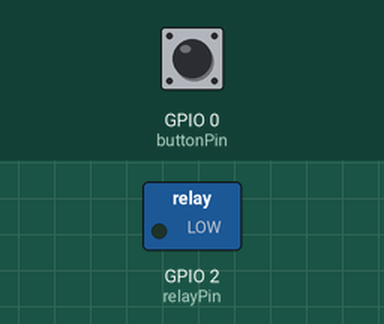
This sketch was run on a simulated ESP8266 (NodeMCU). On the bench: switched loads named in the sketch (green lamp = pin HIGH). Inputs (shaded band) come from the test bench; at power-on: GPIO 0 (buttonPin) HIGH. WiFi joins after 1.5 s; servers stay silent unless stated.

Above: at 4.4 s.
4.5 s: GPIO 0 (buttonPin) pulled LOW for 0.15 s
At 5.0 s:
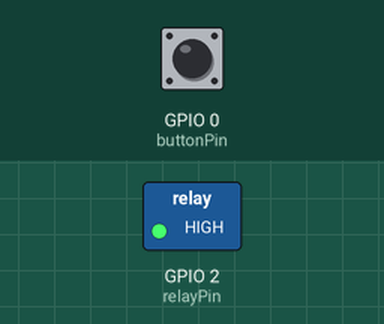
6.1 s: GPIO 0 (buttonPin) pulled LOW for 1 s
At 7.4 s:
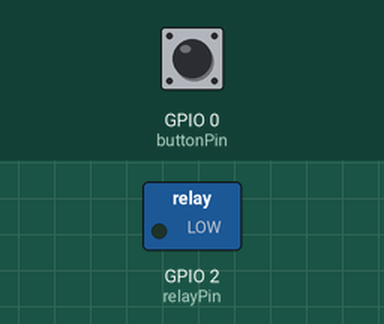
8.6 s: GPIO 0 (buttonPin) pulled LOW for 3.2 s
At 9.5 s:
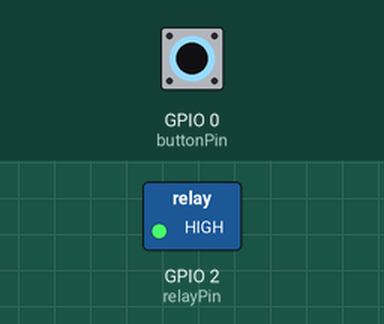
Timing chart, 0 to 11.6 s (numbered marks = the images above; inputs shaded):
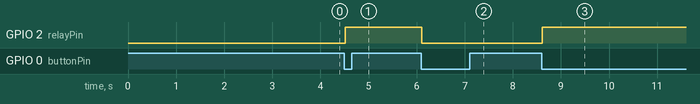

Measured:
- after the input at 4.5 s, GPIO 2 (relayPin): LOW → HIGH at once
- after the input at 6.1 s, GPIO 2 (relayPin): HIGH → LOW at once
- after the input at 8.6 s, GPIO 2 (relayPin): LOW → HIGH at once

The sketch:

smartSwitch.ino
```cpp
#include <ESP8266WiFi.h>


//device variables
bool lastState = 2;
bool deviceState = 0;

//START CONFIG
byte buttonPin = 0;
byte relayPin = 2;
const char* ssid = "SSID";
const char* password = "PASSWORD";
const String deviceName = "Esp01";
const uint16_t port = 4444;
const char * server_ip = "192.168.1.50";
//END CONFIG


WiFiServer wifiServer(port);

void setup() {
  //set baud rate to enable serial debugging
  Serial.begin(9600);
  delay(1000);

  //Connect to wifi network
  WiFi.begin(ssid, password);
  while (WiFi.status() != WL_CONNECTED) {
    delay(1000);
    printData("Connecting..");
  }
  //Print ip address this will be registered with the server later
  printData("Connected to WiFi. IP:");
  printData(WiFi.localIP().toString());
  pinMode(buttonPin, INPUT_PULLUP);
  pinMode(relayPin, OUTPUT);

  wifiServer.begin();
  sendDeviceRegistration();
}

void setRelay(bool state) {
  if (state) {
    printData("New state is HIGH");
    deviceState = state;
    digitalWrite(relayPin, HIGH);
    sendDeviceState();
  } else {
    printData("New state is LOW");
    deviceState = state;
    digitalWrite(relayPin, LOW);
    sendDeviceState();
  }
}

void toggleRelay() {
  setRelay(!deviceState);
}


void loop() {
  bool currentState = digitalRead(buttonPin);
  delay(10);

  //TODO if first loop send registration message to server

  WiFiClient client = wifiServer.available();
  if (client) {
    char c = client.read();
    printData("handling a client message");
    if (c == '0') {
      setRelay(false);
    } else if (c == '1') {
      setRelay(true);
    } else if (c == '2') {
      toggleRelay();
    } else {
      sendDeviceState();
    }
    client.write(deviceState);
    client.stop();
  }

  if (lastState == 1 && currentState != 1) {
    toggleRelay();
  }
  lastState = currentState;
}

//Server Communication code
void sendDeviceRegistration() {
  String jsonName = "{\"name\":\"";
  String jsonIp = "\",\"ip\":\"";
  String ip = WiFi.localIP().toString();
  String jsonClose = "\"}";
  String output = jsonName + deviceName + jsonIp + ip + jsonClose;
  sendMessage(output);
}

void sendDeviceState() {
  String jsonName = "{\"name\":\"";
  String jsonState = "\",\"state\":";
  String state = "";
  if (deviceState) {
    state = "true";
  } else {
    state = "false";
  }
  String jsonClose = "}";
  String output = jsonName + deviceName + jsonState + state + jsonClose;
  sendMessage(output);
}

void sendMessage(String data) {

  WiFiClient client;
  if (client.connect(server_ip, port)) //Try to connect to TCP Server
  {
    printData("Connected to Desktop... ");
    char charData[data.length() + 1];
    data.toCharArray(charData, data.length() + 1);
    client.write((uint8_t *)charData, sizeof(charData));
  }
  else
  {
    printData("connection failed ... ");
  }
}
#ifdef DEBUG
void printData(String toPrint) {
  Serial.println(toPrint);
}
#else
void printData(String toPrint) {}
#endif
```
